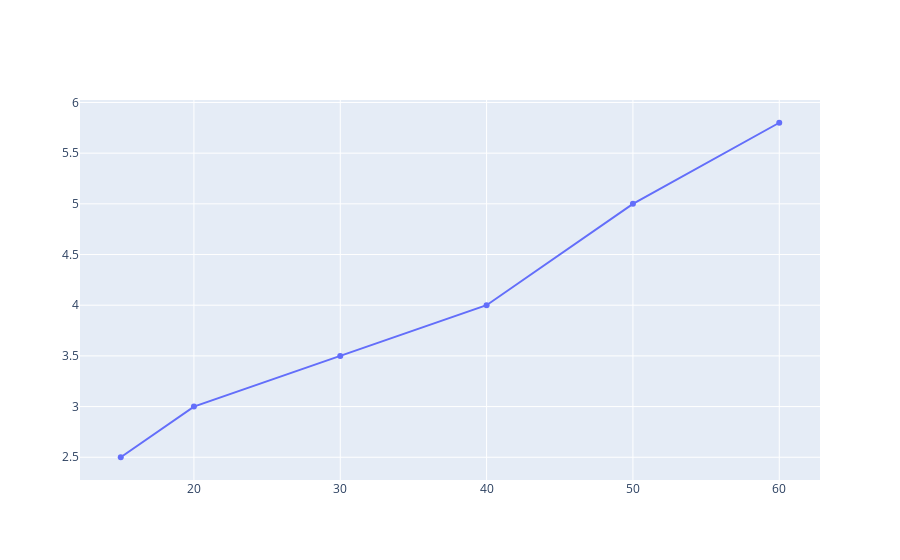

Notebook source saved alongside this figure:
### Code cell
import plotly.graph_objects as go
fig=go.Figure(go.Scatter(x=w,y=h))
fig.show()

### Figure 1 — Plotly figure (JSON) as saved in the notebook; plotly's stock layout.template omitted (floating-point values rounded to 4 significant figures)
{"data": [{"type": "scatter", "x": [15, 20, 30, 40, 50, 60], "y": [2.5, 3, 3.5, 4, 5, 5.8]}], "layout": {}}
